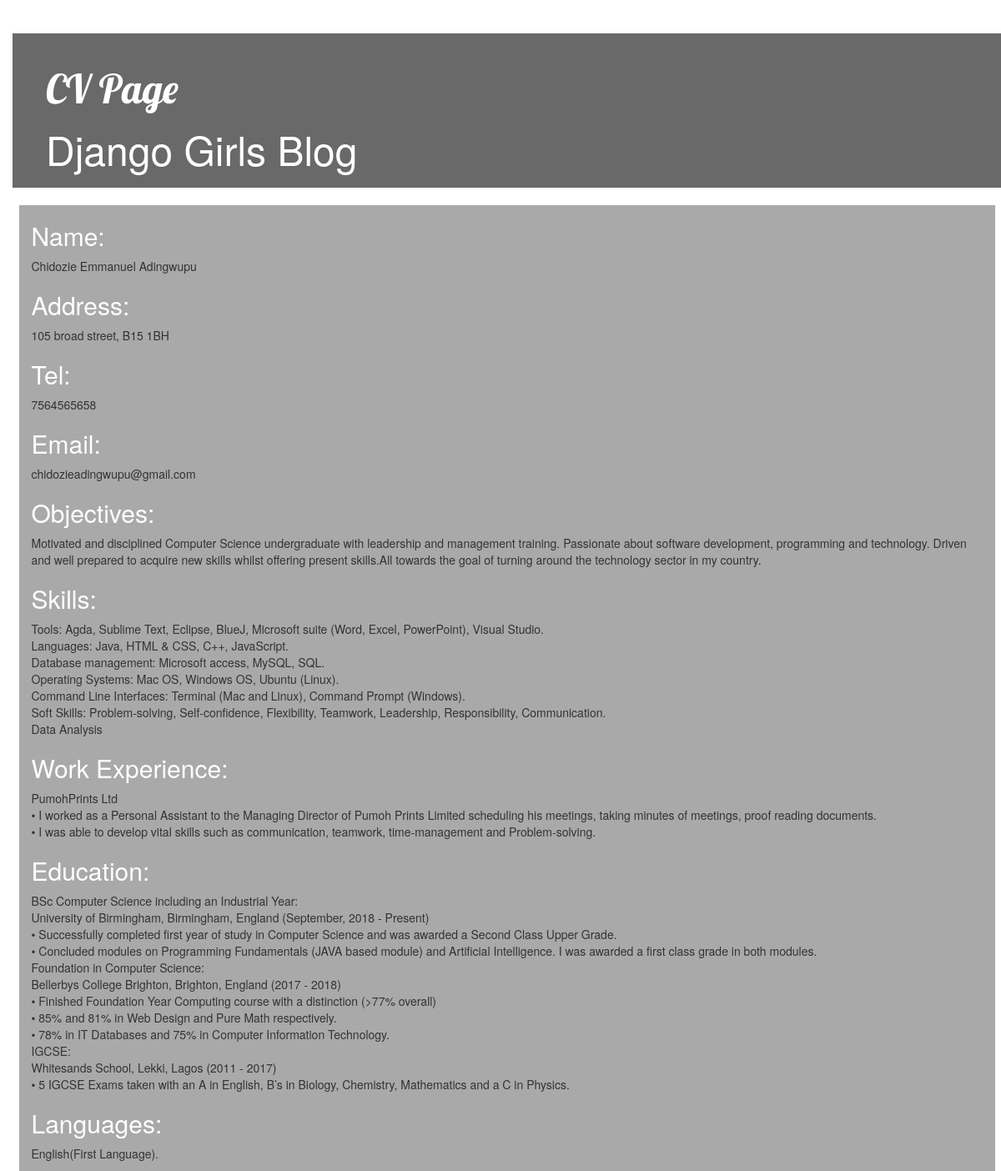
The page /post/cv/ on the database its author committed.
### blog/models.py (models this page shows, shortened)
class CV(models.Model):
    name = models.CharField(max_length =200)
    address = models.TextField()
    telephone = models.PositiveIntegerField()
    email = models.EmailField(max_length=254)
    objective = models.TextField()
    skills = models.TextField()
    workexperience = models.TextField()
    education = models.TextField()
    languages = models.TextField()

### blog/views.py (the view)
# urls.py: path('post/cv/', views.cv_list, name='cv'),
def cv_list(request):
    cv = CV.objects.all()
    return render(request, 'blog/cv.html', {'cv': cv})

### blog/templates/blog/cv.html (shortened to what this page needs)
{% load static %}
<html>
    <head>
        <link rel="stylesheet" type="text/css" href="{% static 'css/blog.css' %}">
        <link rel="stylesheet" href="//maxcdn.bootstrapcdn.com/bootstrap/3.2.0/css/bootstrap.min.css">
        <link rel="stylesheet" href="//maxcdn.bootstrapcdn.com/bootstrap/3.2.0/css/bootstrap-theme.min.css">
    </head>
    <body>
         <div class="page-header">
            <h1><a href="{% url 'cv'%}">CV Page</a></h1>
            <h3><a href="/">Django Girls Blog</a></h3>
         </div>
         <div class="content container">
            {% for c in cv %}
                <div class="cv">
                    <h2>Name:</h2>
                    <p>{{ c.name|linebreaksbr }}</p>
                    <h2>Address:</h2>
                    <p>{{ c.address|linebreaksbr }}</p>
                    <h2>Tel:</h2>
                    <p>{{ c.telephone|linebreaksbr }}</p>
                    <h2>Email:</h2>
                    <p>{{ c.email|linebreaksbr }}</p>
                    <h2>Objectives:</h2>
                    <p>{{ c.objective|linebreaksbr }}</p>
                    <h2>Skills:</h2>
                    <p>{{ c.skills|linebreaksbr }}</p>
                    <h2>Work Experience:</h2>
                    <p>{{ c.workexperience|linebreaksbr }}</p>
                    <h2>Education:</h2>
                    <p>{{ c.education|linebreaksbr }}</p>
                    <h2>Languages:</h2>
                    <p>{{ c.languages|linebreaksbr }}</p>
                </div>
            {% endfor %}
         </div>
    </body>
</html>

### blog/static/css/blog.css (style rules this page uses)
h1 a, h2 a { color: #ffffff; font-family: 'Lobster'; }
h2 { color: #ffffff; }
body { padding-left: 15px; }
.page-header { background-color: #696969; margin-top: 0; padding: 20px 20px 20px 40px; }
.page-header h1, .page-header h1 a, .page-header h1 a:visited, .page-header h1 a:active, .page-header h2 a , .page-header h3 a { color: #ffffff; font-size: 36pt; text-decoration: none; }
.content { background-color: #A9A9A9; margin-left: 5px; }
h1, h2, h3, h4 { font-family: 'Lobster', cursive; }
.cv h2 { color: #ffffff; }

### rows shown on the page
CV: name "Chidozie Emmanuel Adingwupu", address "105 broad street, B15 1BH", telephone "7564565658", email "chidozieadingwupu@gmail.com", objective "Motivated and disciplined Computer Science undergraduate with leadership and management training. Passionate about software development, programming and technology. Driven and well prepared to acquire new skills whilst offering present skills.All towards the goal of turning around the technology sector in my country.", skills "Tools: Agda, Sublime Text, Eclipse, BlueJ, Microsoft suite (Word, Excel, PowerPoint), Visual Studio. Languages: Java, HTML & CSS, C++, JavaScript. Database management: Microsoft access, MySQL, SQL. Operating Systems: Mac OS, Windows OS, Ubuntu (Linux). Command Line Interfaces: Terminal (Mac and Linux), Command Prompt (Windows). Soft Skills: Problem-solving, Self-confidence, Flexibility, Teamwork, Leadership, Responsibility, Communication. Data Analysis", workexperience "PumohPrints Ltd • I worked as a Personal Assistant to the Managing Director of Pumoh Prints Limited scheduling his meetings, taking minutes of meetings, proof reading documents. • I was able to develop vital skills such as communication, teamwork, time-management and Problem-solving.", education "BSc Computer Science including an Industrial Year: University of Birmingham, Birmingham, England (September, 2018 - Present) • Successfully completed first year of study in Computer Science and was awarded a Second Class Upper Grade. • Concluded modules on Programming Fundamentals (JAVA based module) and Artificial Intelligence. I was awarded a first class grade in both modules. Foundation in Computer Science: Bellerbys College Brighton, Brighton, England (2017 - 2018) • Finished Foundation Year Computing course with a distinction (>77% overall) • 85% and 81% in Web Design and Pure Math respectively. • 78% in IT Databases and 75% in Computer Information Technology. IGCSE: Whitesands School,…", languages "English(First Language)."
